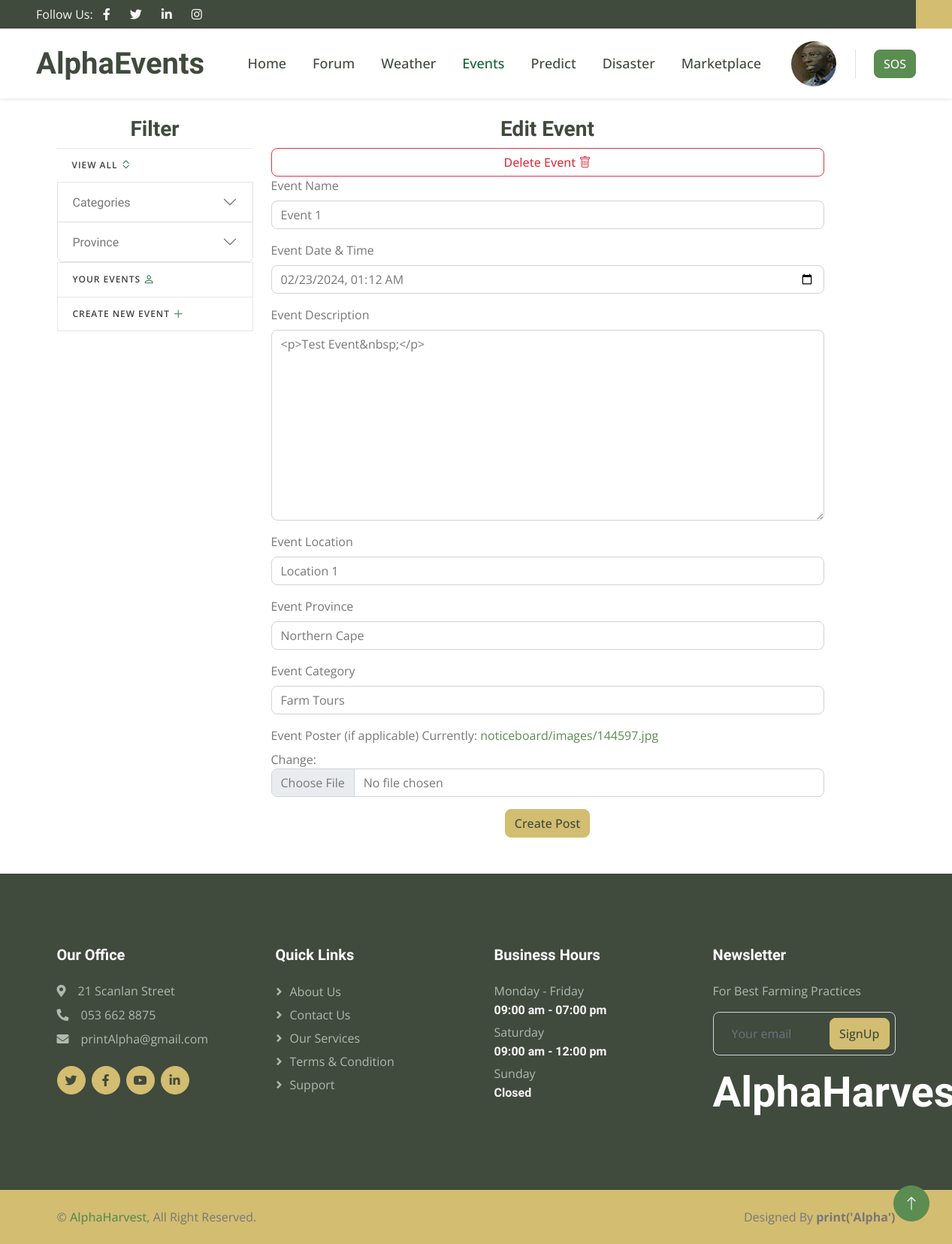
Screenshot of /noticeboard/edit_user_events/3 (signed in) with the database file from the repository.
### noticeboard/models.py (models this page shows, shortened)
class Event(models.Model):
    farmer = models.ForeignKey(BasicAccount, on_delete=models.CASCADE, related_name='event')
    name = models.CharField(max_length = 255, null = False, blank = False)
    date_time = models.DateTimeField(max_length = 255, null = False, blank = False)
    location = models.CharField(max_length = 255, null = False, blank = False)
    province = models.CharField(max_length = 255)
    event_category = models.ForeignKey(EventCategory, on_delete=models.CASCADE)
    interested = models.IntegerField(default = 0)
    attending = models.IntegerField(default = 0)
    created_at = models.DateTimeField(auto_now_add=True)
    description = RichTextUploadingField()
    past_event = models.BooleanField(default=False)
    image_cover = models.ImageField(upload_to='noticeboard/images', null=False, blank = False)

### noticeboard/views.py (the view)
# urls.py: path('edit_user_events/<int:event_id>', views.edit_event, name='edit_event'),
def edit_event(request, event_id):
    event = Event.objects.get(id=event_id)
    categories = EventCategory.objects.all()
    unique_provinces = Event.objects.values_list('province', flat=True).distinct()
    if request.method == 'POST':
        form = CreateEventForm(request.POST, request.FILES, instance=event)
        if form.is_valid():
            edit_form = form.save(commit=False)
            updated_date = request.POST.get('date_time', None)
            if updated_date is not None:
                edit_form.date_time = updated_date
            edit_form.save()
            messages.success(request, 'Event edited successfully')
            return redirect('event_details', event_id=event_id)
        else:
            messages.error(request, 'Something went wrong')
            return redirect('edit_event', event_id=event_id)
    else:
        form = CreateEventForm(instance=event)
    context = {
        'form': form,
        'event': event,
        'categories': categories,
        'unique_provinces': unique_provinces,
    }
    if request.user.is_authenticated:
        context['profile_picture'] = request.user.profile.profile_picture
    return render(request, 'noticeboard/edit_event.html', context)

### noticeboard/forms.py (shortened to what this page needs)
class CreateEventForm(forms.ModelForm):
    location = forms.CharField(widget=forms.TextInput(attrs={'id': 'address_input', 'name': 'address_input'}))
    province = forms.CharField(widget=forms.TextInput(attrs={'id': 'province_input', 'name': 'province_input', 'readonly': 'readonly'}))
    class Meta:
        model = Event
        fields = ('name', 'description', 'location', 'province', 'event_category', 'image_cover')
    def __init__(self, *args, **kwargs):
        super(CreateEventForm, self).__init__(*args, **kwargs)
        for field_name, field in self.fields.items():
            field.widget.attrs['class'] = 'form-control bg-white'

### noticeboard/models.py (called while the page is built)
    def __str__(self):
        return self.name

### templates/noticeboard/edit_event.html (shortened to what this page needs)
{% extends 'base.html' %}
{% load static %}
{% block content %}
<div class="container">
    <div class="row">
        {% include 'noticeboard/nb_sb.html' %}
        <div class="col-lg-8 pt-4">
            <h3 class="text-center">Edit Event</h3>
            <button class="btn btn-outline-danger btn-block" onclick="delete_event('{{ event.id }}')">Delete Event <i class="bi bi-trash"></i></button>
            <form action="{% url 'edit_event' event_id=event.id %}" method="post" enctype="multipart/form-data">
                <p>
                    <label for="">Event Name</label>
                    {{ form.name }}
                </p>
                <p>
                    <label for="floatingInput">Event Date & Time</label>
                    <input type="datetime-local" class="form-control" name="date_time" id="date_time" value='{{ event.date_time|date:"Y-m-d" }}T{{ event.date_time|date:"H:i" }}'>
                </p>
                <p>
                    <label for="">Event Description</label>
                    {{ form.description }}
                </p>
                <p>
                    <label for="">Event Location</label>
                    {{ form.location }}
                </p>
                <p>
                    <label for="">Event Province</label>
                    {{ form.province }}
                </p>
                <p>
                    <label for="">Event Category</label>
                    {{ form.event_category }}
                </p>
                <p>
                    <label for="">Event Poster (if applicable)</label>
                    {{ form.image_cover }}
                </p>
                <div class="col-md-12 text-center">
                  <button type="submit" class="btn btn-secondary">Create Post</button>
                </div>
            </form>
        </div>
    </div>
</div>
{% endblock %}

### static/css/style.css (style rules this page uses)
:root { --primary: #116530; --secondary: #D3BD71; --light: #F7F7F7; --dark: #404A3D; }
.btn { transition: .5s; font-weight: 500; }
.btn-secondary, .btn-outline-secondary:hover { color: var(--dark); }

### rows the page displays
Event: name "Event 1", date_time "02/23/2024 01:12", description "<p>Test Event&nbsp;</p>", location "Location 1", province "Northern Cape", event_category "Farm Tours"
